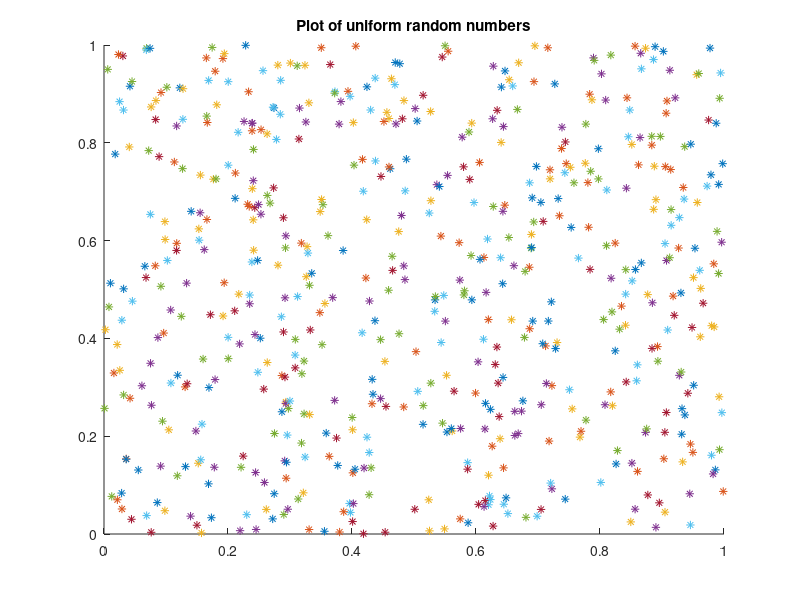
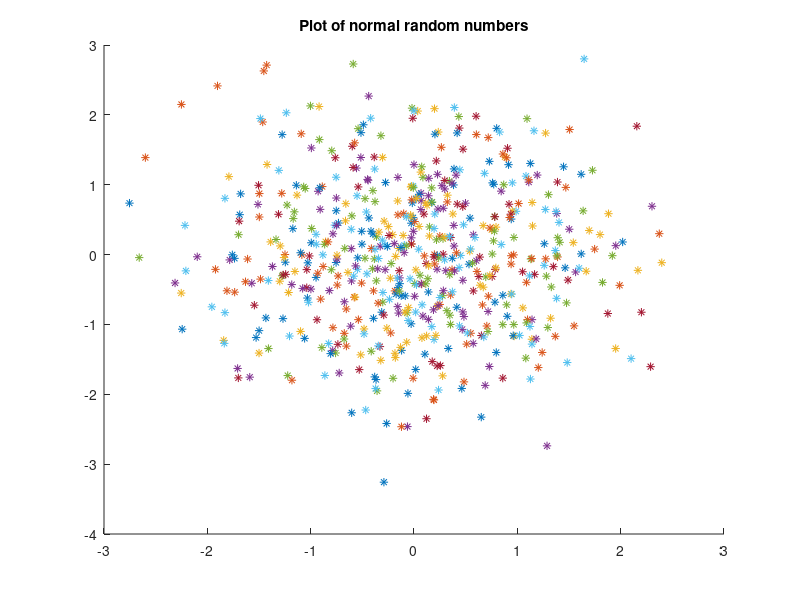

Reproduce these figures in MATLAB, in order. (Note: this script raises an error after producing the figures.)
% Display uniformly distributed random numbers 
% and normally distributed random numbers as
% coordinates in 2-space to check their spread.
% Also display histograms.
% DPO 11/02
% revised to use histogram not hist  SLC

close all

nn = 20;
mm = 30;

close all
hold on
title('Plot of uniform random numbers')
Xu = [];
for i=1:nn
x = rand(mm,2);
Xu = [Xu;x];
plot(x(:,1),x(:,2),'*');
pause
end

% Same test for normally distributed numbers. 

figure(2)
hold on
title('Plot of normal random numbers')
Xn = [];
for i=1:nn
x = randn(mm,2);
Xn = [Xn;x];
plot(x(:,1),x(:,2),'*');
pause
end

% Display histograms of the numbers

figure(3)
Xu = reshape(Xu,nn*mm*2,1);
histogram(Xu,100)
title(sprintf('Histogram of %d uniform random numbers',nn*mm*2))
pause

figure(4)
Xn = reshape(Xn,nn*mm*2,1);
histogram(Xn,100)
title(sprintf('Histogram of %d normal random numbers',nn*mm*2))
pause

% Histograms for larger samples

figure(5)
histogram(rand(100000,1),100)
title('Histogram of 100000 uniform random numbers')
pause

figure(6)
histogram(randn(100000,1),100)
title('Histogram of 100000 normal random numbers')

